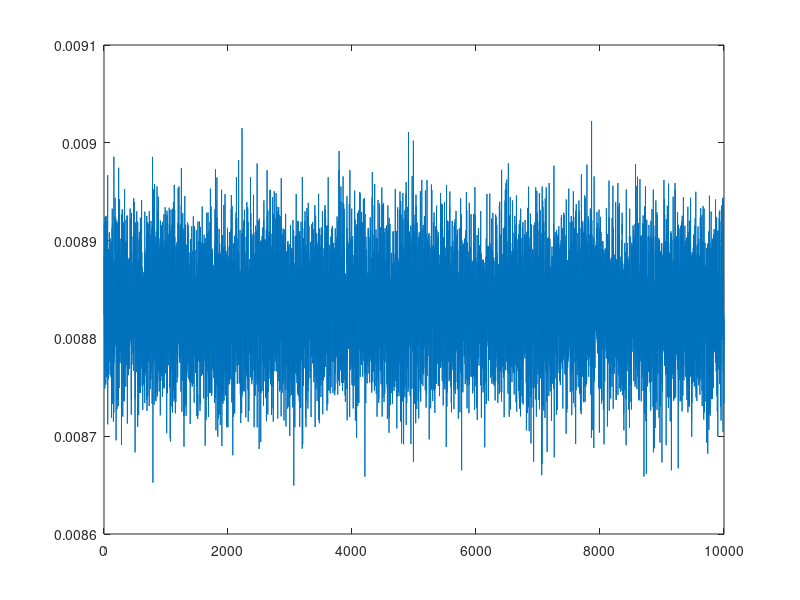
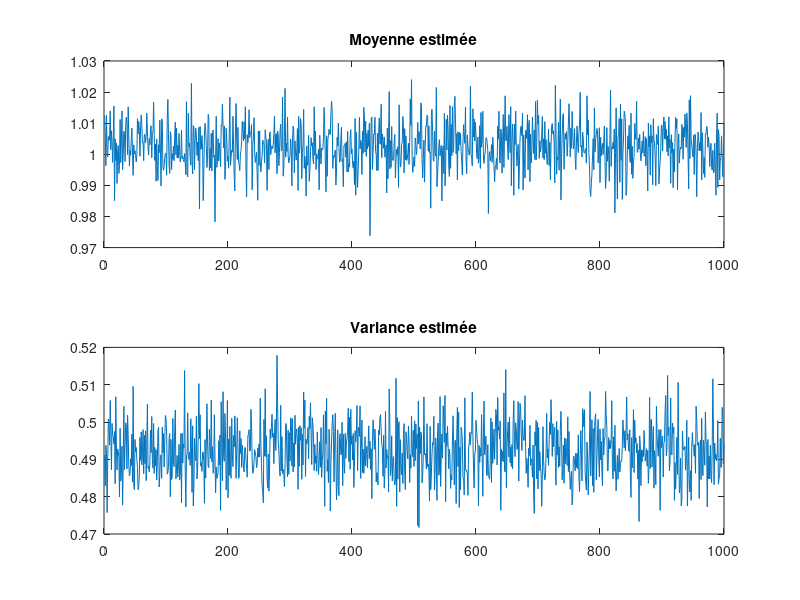

Reproduce these figures in MATLAB, in order.
d = 1 ; 
sigma2 = 0.5; 
N = 10000;
m=1;
m0=1;
sig0_2 = 5000000;

X = normrnd(0,sigma2,1,N);

s2 = 1/(1/(sig0_2)+N/(sigma2));
mbar = s2*((m0/sig0_2)+sum(X)/sigma2);

m_ech = normrnd(mbar,s2,1,N);

plot(m_ech)

%% Matrice de covariance inconnue

%p(sig|X,m) prop p(X|sig(,m))p(sig(|m))
%on trouve :
%sig suit IG((N+alpha)/2,Beta + somme des (xi-m)^2/2
%mu suit Norm((sig2m0 + Nsig02meanX)/sig2 + Nsig02 ; sig2sig02/(sig2 + N
%sig02))
alpha=2;
beta=2;


sigm = 0.5;

m_list = zeros(1,100);
sig_list = zeros(1,100);

x_g = normrnd(m, sqrt(sigma2),1,N);

for i=1:1000
       mu = normrnd((sigm * m0 + N*sig0_2*mean(x_g))/(sigm+N*sig0_2),sqrt((sigm*sig0_2)/(sigm+N*sig0_2)));
       sigm = 1./gamrnd((N+alpha)/2,2/(beta+sum((x_g-mu).^2)));
       m_list(i) = mu;
       sig_list(i) = sigm;
end

figure;
subplot(2,1,1);
plot(m_list);
title('Moyenne estimée');
subplot(2,1,2);
plot(sig_list);
title('Variance estimée');
